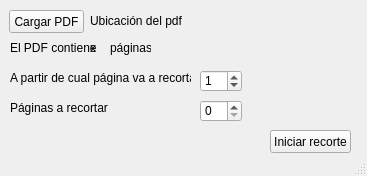
<?xml version="1.0" encoding="UTF-8"?>
<ui version="4.0">
 <class>MainWindow</class>
 <widget class="QMainWindow" name="MainWindow">
  <property name="geometry">
   <rect>
    <x>0</x>
    <y>0</y>
    <width>367</width>
    <height>176</height>
   </rect>
  </property>
  <property name="windowTitle">
   <string>Dividir PDF</string>
  </property>
  <widget class="QWidget" name="centralwidget">
   <widget class="QPushButton" name="btn_pdf">
    <property name="geometry">
     <rect>
      <x>9</x>
      <y>10</y>
      <width>75</width>
      <height>23</height>
     </rect>
    </property>
    <property name="text">
     <string>Cargar PDF</string>
    </property>
   </widget>
   <widget class="QLabel" name="lbl_pdf">
    <property name="geometry">
     <rect>
      <x>90</x>
      <y>13</y>
      <width>271</width>
      <height>16</height>
     </rect>
    </property>
    <property name="text">
     <string>Ubicación del pdf</string>
    </property>
   </widget>
   <widget class="QSpinBox" name="cant_a_partir">
    <property name="geometry">
     <rect>
      <x>200</x>
      <y>70</y>
      <width>42</width>
      <height>22</height>
     </rect>
    </property>
    <property name="value">
     <number>1</number>
    </property>
   </widget>
   <widget class="QLabel" name="lbl_cant_pag">
    <property name="geometry">
     <rect>
      <x>90</x>
      <y>40</y>
      <width>21</width>
      <height>16</height>
     </rect>
    </property>
    <property name="text">
     <string>x</string>
    </property>
   </widget>
   <widget class="QLabel" name="lbl_pag_a_recortar">
    <property name="geometry">
     <rect>
      <x>10</x>
      <y>100</y>
      <width>111</width>
      <height>16</height>
     </rect>
    </property>
    <property name="text">
     <string>Páginas a recortar</string>
    </property>
   </widget>
   <widget class="QLabel" name="lbl_a_partir">
    <property name="geometry">
     <rect>
      <x>10</x>
      <y>70</y>
      <width>181</width>
      <height>16</height>
     </rect>
    </property>
    <property name="text">
     <string>A partir de cual página va a recortar</string>
    </property>
   </widget>
   <widget class="QSpinBox" name="cant_pag_a_recortar">
    <property name="geometry">
     <rect>
      <x>200</x>
      <y>100</y>
      <width>42</width>
      <height>22</height>
     </rect>
    </property>
   </widget>
   <widget class="QPushButton" name="btn_iniciar">
    <property name="geometry">
     <rect>
      <x>270</x>
      <y>130</y>
      <width>81</width>
      <height>23</height>
     </rect>
    </property>
    <property name="text">
     <string>Iniciar recorte</string>
    </property>
   </widget>
   <widget class="QLabel" name="label">
    <property name="geometry">
     <rect>
      <x>10</x>
      <y>40</y>
      <width>91</width>
      <height>16</height>
     </rect>
    </property>
    <property name="text">
     <string>El PDF contiene</string>
    </property>
   </widget>
   <widget class="QLabel" name="label_2">
    <property name="geometry">
     <rect>
      <x>110</x>
      <y>40</y>
      <width>41</width>
      <height>16</height>
     </rect>
    </property>
    <property name="text">
     <string>páginas</string>
    </property>
   </widget>
  </widget>
  <widget class="QStatusBar" name="statusBar"/>
 </widget>
 <resources/>
 <connections/>
</ui>
